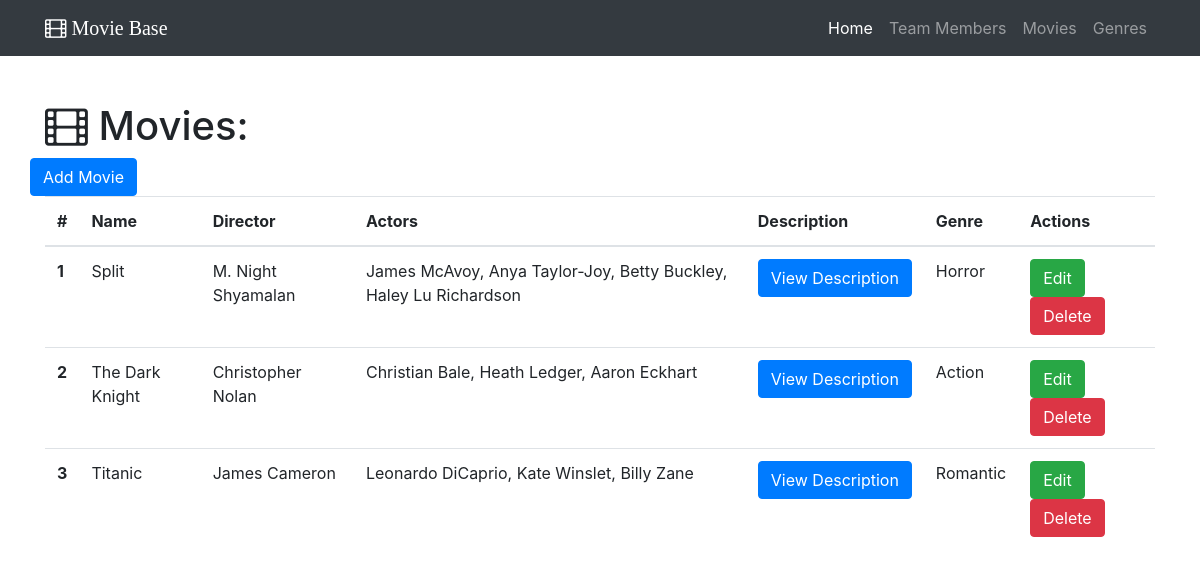
Before: /movies with the older database file.
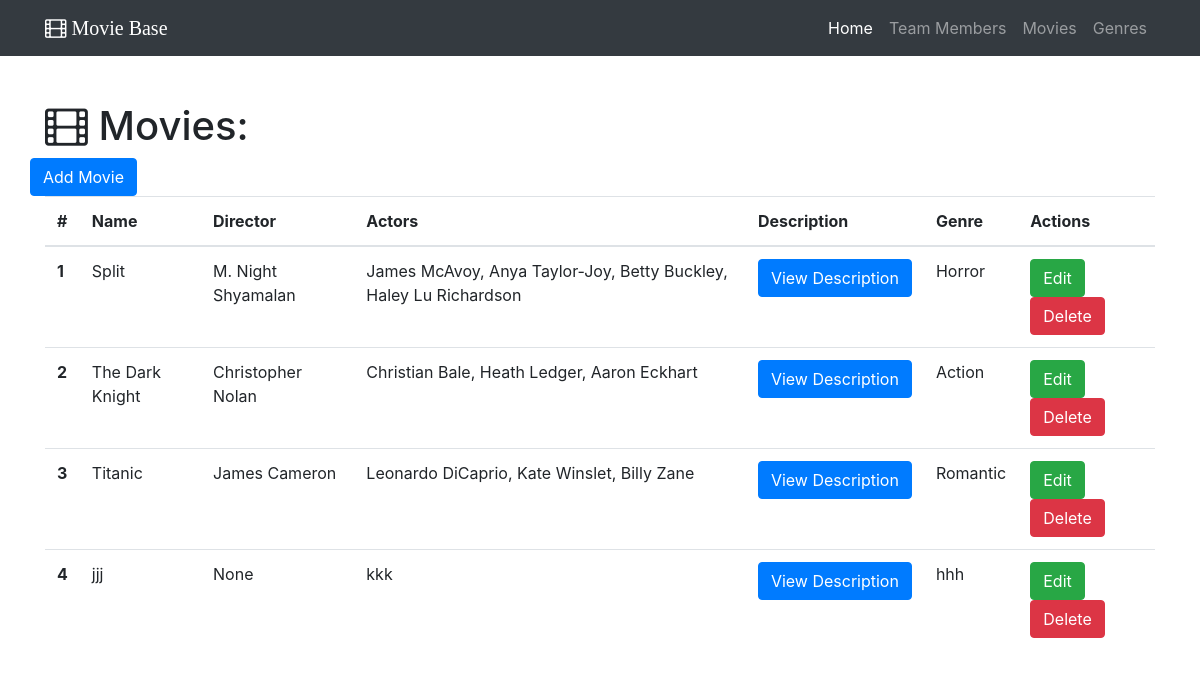
After: the same page with the newer database file.
### base.py (models this page shows)
class Movie(db.Model):
    __tablename__ = 'movies'
    id = db.Column(db.Integer, primary_key=True)
    name = db.Column(db.String(64))
    director = db.Column(db.String(64))
    actors = db.Column(db.String(64))
    description = db.Column(db.Text)
    genre_id = db.Column(db.Integer, db.ForeignKey('genres.id'))

class Genre(db.Model):
    __tablename__ = 'genres'
    id = db.Column(db.Integer, primary_key=True)
    name = db.Column(db.String(64))
    description = db.Column(db.Text)
    movies = db.relationship('Movie', backref='genre',cascade="delete")##back reference at the many side, unique in ORM

### base.py (the view)
@app.route('/movies')
def show_all_movies():
    movies = Movie.query.all()
    return render_template('movie-all.html', movies=movies)

### templates/movie-all.html (shortened to what this page needs)
{% extends "home-base.html"%}
{% block page_content%}
<div class="container">
  <h1 class="mt-5"><i class="fa fa-film" aria-hidden="true"></i> Movies:</h1>
  <div class="row bottom-margin">
    <a href="/movie/add" class="btn btn-primary" role="button" aria-disabled="true">Add Movie</a>
  </div>
  {% if movies %}
  <table class="table">
    <thead>
      <tr>
        <th>#</th>
        <th>Name</th>
        <th>Director</th>
        <th>Actors</th>
        <th>Description</th>
        <th>Genre</th>
        <th>Actions</th>
      </tr>
    </thead>
    <tbody>
      {% for movie in movies %}
      <tr>
        <th scope="row">{{movie.id}}</th>
        <td>{{movie.name}}</td>
        <td>{{movie.director}}</td>
        <td>{{movie.actors}}</td>
        <td>
  <button type="button" class="btn btn-primary" data-toggle="modal" data-target="#{{movie.id}}">
    View Description
  </button>
</td>
        <td>{{movie.genre.name}}</td>
        <td>
        <a href="/movie/edit/{{movie.id}}" class="btn btn-success" role="button" aria-disabled="true">Edit</a>
        <a href="/movie/delete/{{movie.id}}" class="btn btn-danger" role="button" aria-disabled="true">Delete</a>
        </td>
</tr>
      {% endfor%}
    </tbody>
  </table>
  {% else %}
  <h3>There are no movies in the database yet.</h3> {% endif %}
</div>
{% endblock%}

Changed rows visible on the page:
added Movie: id "4", name "jjj", director "None", actors "kkk", genre.name "hhh"
